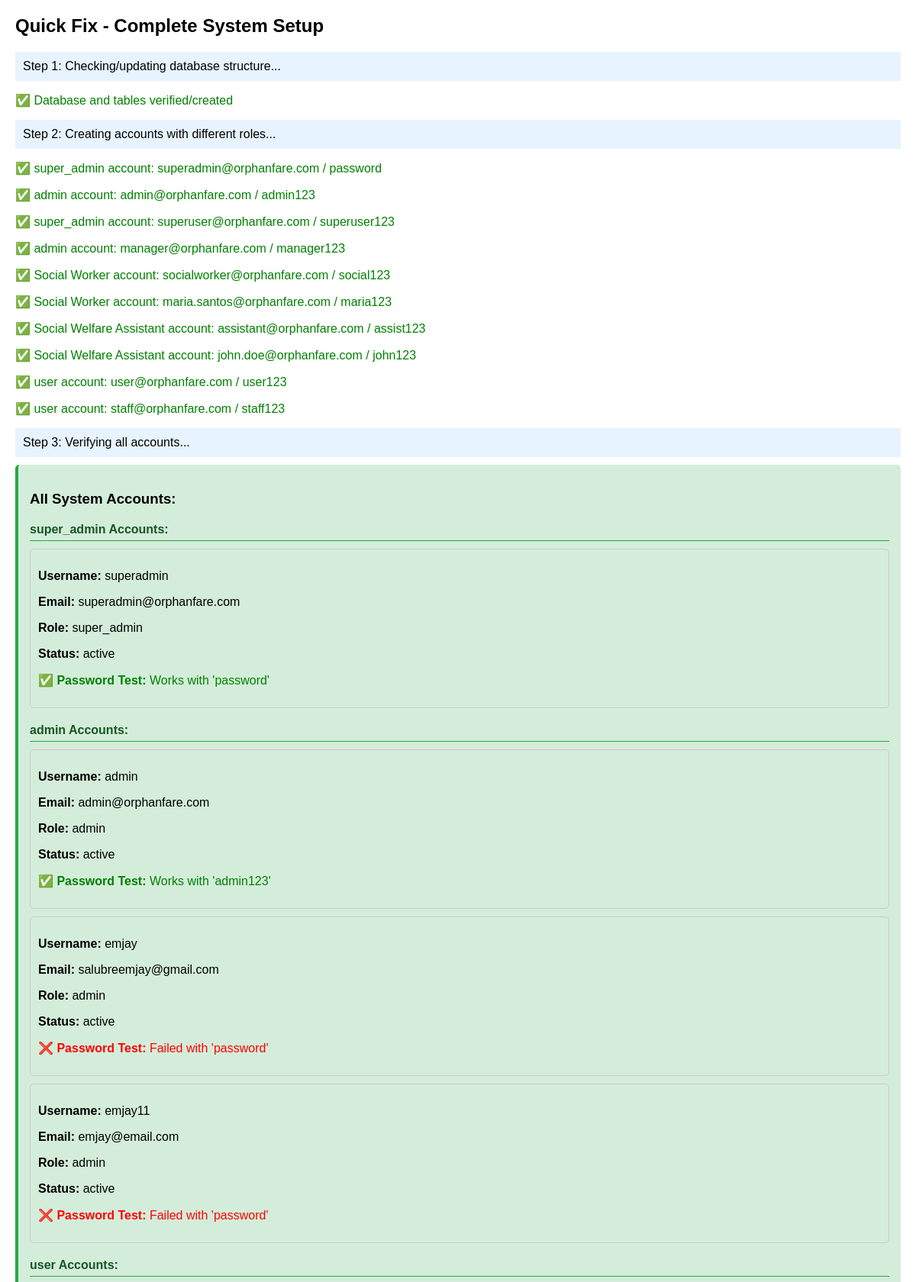
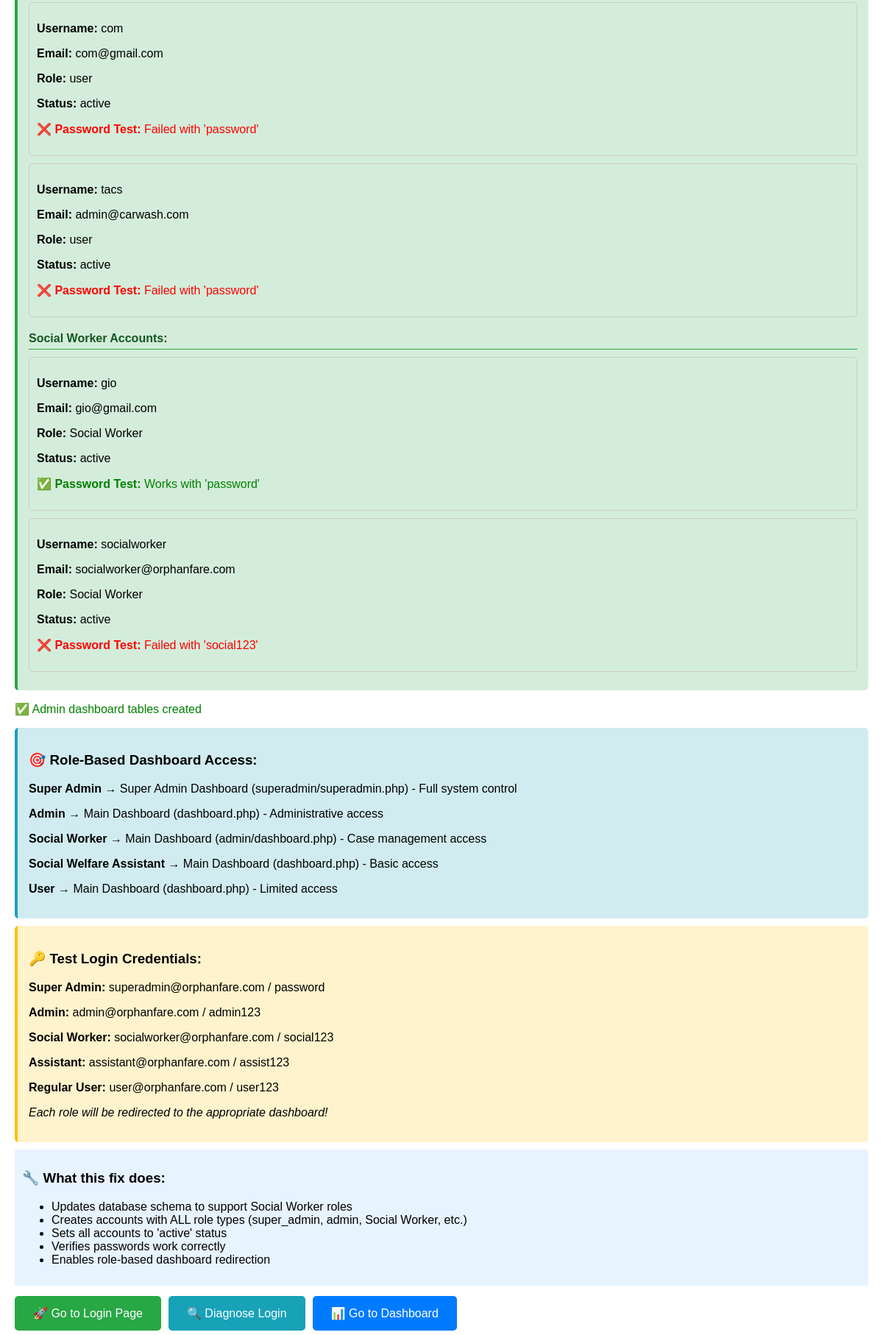
Page /quick_fix.php on the committed database (2 pictures, top to bottom).
### tables this page shows
CREATE TABLE `users` (
  `id` int(11) NOT NULL,
  `username` varchar(50) NOT NULL,
  `email` varchar(100) NOT NULL,
  `password` varchar(255) NOT NULL,
  `role` enum('super_admin','admin','user','Social Worker','Social Welfare Assistant') DEFAULT 'user',
  `status` enum('active','inactive','pending') DEFAULT 'pending',
  `created_at` timestamp NOT NULL DEFAULT current_timestamp(),
  `updated_at` timestamp NOT NULL DEFAULT current_timestamp() ON UPDATE current_timestamp(),
  `two_factor_secret` varchar(32) DEFAULT NULL,
  `two_factor_enabled` tinyint(1) DEFAULT 0,
  `two_factor_verified` tinyint(1) DEFAULT 0,
  `two_factor_backup_codes` text DEFAULT NULL,
  `last_login` timestamp NULL DEFAULT NULL,
  `last_password_change` timestamp NOT NULL DEFAULT current_timestamp(),
  `failed_attempts` int(11) DEFAULT 0,
  `account_locked` tinyint(1) DEFAULT 0,
  `is_active` tinyint(1) DEFAULT 1
);

### quick_fix.php (the view, shortened to what this page needs)
<?php
$servername = "localhost";
$username = "root";
$password = "";
$dbname = "orphanfare";
echo "<h2>Quick Fix - Complete System Setup</h2>";
$conn = new mysqli($servername, $username, $password, $dbname);
echo "<p class='info'>Step 1: Checking/updating database structure...</p>";
$setup_sql = "
CREATE DATABASE IF NOT EXISTS $dbname;
USE $dbname;
CREATE TABLE IF NOT EXISTS users (
    id INT AUTO_INCREMENT PRIMARY KEY,
    username VARCHAR(50) NOT NULL UNIQUE,
    email VARCHAR(100) NOT NULL UNIQUE,
    password VARCHAR(255) NOT NULL,
    role ENUM('super_admin', 'admin', 'user', 'Social Worker', 'Social Welfare Assistant') DEFAULT 'user',
    status ENUM('active', 'inactive', 'pending') DEFAULT 'pending',
    created_at TIMESTAMP DEFAULT CURRENT_TIMESTAMP,
    updated_at TIMESTAMP DEFAULT CURRENT_TIMESTAMP ON UPDATE CURRENT_TIMESTAMP
);
CREATE TABLE IF NOT EXISTS audit_logs (
    id INT AUTO_INCREMENT PRIMARY KEY,
    user_id INT NOT NULL,
    action VARCHAR(255) NOT NULL,
    description TEXT,
    ip_address VARCHAR(45),
    user_agent TEXT,
    created_at TIMESTAMP DEFAULT CURRENT_TIMESTAMP
);
";
if ($conn->multi_query($setup_sql)) {
    echo "<p class='success'>✅ Database and tables verified/created</p>";
}
echo "<p class='info'>Step 2: Creating accounts with different roles...</p>";
$accounts = [
    ['superadmin@orphanfare.com', 'superadmin', 'password', 'super_admin'],
    ['admin@orphanfare.com', 'admin', 'admin123', 'admin'],
    ['superuser@orphanfare.com', 'superuser', 'superuser123', 'super_admin'],
    ['manager@orphanfare.com', 'manager', 'manager123', 'admin'],
    ['socialworker@orphanfare.com', 'socialworker', 'social123', 'Social Worker'],
    ['maria.santos@orphanfare.com', 'mariasantos', 'maria123', 'Social Worker'],
    ['assistant@orphanfare.com', 'assistant', 'assist123', 'Social Welfare Assistant'],
    ['john.doe@orphanfare.com', 'johndoe', 'john123', 'Social Welfare Assistant'],
    ['user@orphanfare.com', 'regularuser', 'user123', 'user'],
    ['staff@orphanfare.com', 'staff', 'staff123', 'user']
];
foreach ($accounts as $account) {
    $email = $account[0];
    $username = $account[1];
    $password = $account[2];
    $role = $account[3];
    $password_hash = password_hash($password, PASSWORD_DEFAULT);
    $sql = "INSERT INTO users (username, email, password, role, status)
            VALUES (?, ?, ?, ?, 'active')
            ON DUPLICATE KEY UPDATE
            password = VALUES(password),
            role = VALUES(role),
            status = VALUES(status)";
    $stmt = $conn->prepare($sql);
    $stmt->bind_param("ssss", $username, $email, $password_hash, $role);
    if ($stmt->execute()) {
        echo "<p class='success'>✅ $role account: $email / $password</p>";
    } else {
        echo "<p class='error'>❌ Failed to create $email: " . $conn->error . "</p>";
    }
}
echo "<p class='info'>Step 3: Verifying all accounts...</p>";
$verify_sql = "SELECT username, email, password, role, status FROM users ORDER BY role, username";
$result = $conn->query($verify_sql);
if ($result->num_rows > 0) {
    echo "<div class='account-box'>";
    echo "<h3>All System Accounts:</h3>";
    $current_role = '';
    while ($user = $result->fetch_assoc()) {
        if ($user['role'] !== $current_role) {
            $current_role = $user['role'];
            echo "<h4 style='color: #155724; margin: 20px 0 10px 0; padding-bottom: 5px; border-bottom: 1px solid #28a745;'>$current_role Accounts:</h4>";
        }
        echo "<div style='border: 1px solid #ccc; padding: 10px; margin: 10px 0; border-radius: 5px;'>";
        echo "<p><strong>Username:</strong> " . $user['username'] . "</p>";
        echo "<p><strong>Email:</strong> " . $user['email'] . "</p>";
        echo "<p><strong>Role:</strong> " . $user['role'] . "</p>";
        echo "<p><strong>Status:</strong> " . $user['status'] . "</p>";
        $test_passwords = [
            'superadmin@orphanfare.com' => 'password',
            'admin@orphanfare.com' => 'admin123',
            'superuser@orphanfare.com' => 'superuser123',
            'manager@orphanfare.com' => 'manager123',
            'socialworker@orphanfare.com' => 'social123',
            'maria.santos@orphanfare.com' => 'maria123',
            'assistant@orphanfare.com' => 'assist123',
            'john.doe@orphanfare.com' => 'john123',
            'user@orphanfare.com' => 'user123',
            'staff@orphanfare.com' => 'staff123'
        ];
        $test_password = $test_passwords[$user['email']] ?? 'password';
        if (password_verify($test_password, $user['password'])) {
            echo "<p class='success'><strong>✅ Password Test:</strong> Works with '$test_password'</p>";
        } else {
            echo "<p class='error'><strong>❌ Password Test:</strong> Failed with '$test_password'</p>";
        }
        echo "</div>";
    }
    echo "</div>";
} else {
    echo "<p class='error'>❌ No accounts found in database!</p>";
}
$admin_tables_sql = "
USE $dbname;
CREATE TABLE IF NOT EXISTS children (
    id INT AUTO_INCREMENT PRIMARY KEY,
    child_id VARCHAR(20) UNIQUE,
    name VARCHAR(100) NOT NULL,
    status ENUM('In Care', 'Adopted', 'Reintegrated') DEFAULT 'In Care',
    created_at TIMESTAMP DEFAULT CURRENT_TIMESTAMP
);
CREATE TABLE IF NOT EXISTS cases (
    id INT AUTO_INCREMENT PRIMARY KEY,
    case_id VARCHAR(20) UNIQUE,
    status ENUM('Open', 'Closed', 'Under Investigation') DEFAULT 'Open',
    priority ENUM('urgent', 'high', 'medium', 'low') DEFAULT 'medium',
    created_at TIMESTAMP DEFAULT CURRENT_TIMESTAMP
);
INSERT IGNORE INTO children (child_id, name, status) VALUES
('CH-2024-001', 'Juan Dela Cruz', 'In Care'),
('CH-2024-002', 'Maria Santos', 'In Care'),
('CH-2024-003', 'Pedro Reyes', 'Adopted');
INSERT IGNORE INTO cases (case_id, status, priority) VALUES
('CS-2024-001', 'Open', 'urgent'),
('CS-2024-002', 'Under Investigation', 'high'),
('CS-2024-003', 'Open', 'medium');
";
if ($conn->multi_query($admin_tables_sql)) {
    echo "<p class='success'>✅ Admin dashboard tables created</p>";
}
echo "<div class='role-info'>";
echo "<h3>🎯 Role-Based Dashboard Access:</h3>";
echo "<p><strong>Super Admin</strong> → Super Admin Dashboard (superadmin/superadmin.php) - Full system control</p>";
echo "<p><strong>Admin</strong> → Main Dashboard (dashboard.php) - Administrative access</p>";
echo "<p><strong>Social Worker</strong> → Main Dashboard (admin/dashboard.php) - Case management access</p>";
echo "<p><strong>Social Welfare Assistant</strong> → Main Dashboard (dashboard.php) - Basic access</p>";
echo "<p><strong>User</strong> → Main Dashboard (dashboard.php) - Limited access</p>";
echo "</div>";
echo "<div class='demo-accounts'>";
echo "<h3>🔑 Test Login Credentials:</h3>";
echo "<p><strong>Super Admin:</strong> superadmin@orphanfare.com / password</p>";
echo "<p><strong>Admin:</strong> admin@orphanfare.com / admin123</p>";
echo "<p><strong>Social Worker:</strong> socialworker@orphanfare.com / social123</p>";
echo "<p><strong>Assistant:</strong> assistant@orphanfare.com / assist123</p>";
echo "<p><strong>Regular User:</strong> user@orphanfare.com / user123</p>";
echo "<p><em>Each role will be redirected to the appropriate dashboard!</em></p>";
echo "</div>";
echo "<div class='info'>";
echo "<h3>🔧 What this fix does:</h3>";
echo "<ul>";
echo "<li>Updates database schema to support Social Worker roles</li>";
echo "<li>Creates accounts with ALL role types (super_admin, admin, Social Worker, etc.)</li>";
echo "<li>Sets all accounts to 'active' status</li>";
echo "<li>Verifies passwords work correctly</li>";
echo "<li>Enables role-based dashboard redirection</li>";
echo "</ul>";
echo "</div>";
echo "<a href='login.php' style='background: #28a745; color: white; padding: 15px 25px; text-decoration: none; border-radius: 5px; font-size: 16px; margin-right: 10px;'>🚀 Go to Login Page</a>";
echo "<a href='diagnose_login.php' style='background: #17a2b8; color: white; padding: 15px 25px; text-decoration: none; border-radius: 5px; font-size: 16px; margin-right: 10px;'>🔍 Diagnose Login</a>";
echo "<a href='superadmin/superadmin.php' style='background: #007bff; color: white; padding: 15px 25px; text-decoration: none; border-radius: 5px; font-size: 16px;'>📊 Go to Dashboard</a>";
?>

### quick_fix.php (style rules this page uses)
.success { color: green; }
.error { color: red; }
.info { background: #e7f3ff; padding: 10px; margin: 10px 0; }
.account-box { background: #d4edda; padding: 15px; border-radius: 5px; margin: 10px 0; border-left: 4px solid #28a745; }
.demo-accounts { background: #fff3cd; padding: 15px; border-radius: 5px; margin: 10px 0; border-left: 4px solid #ffc107; }
.role-info { background: #d1ecf1; padding: 15px; border-radius: 5px; margin: 10px 0; border-left: 4px solid #17a2b8; }

### rows in the picture
users: role "super_admin", username "superadmin", email "superadmin@orphanfare.com", status "active", email "password"
users: role "admin", username "admin", email "admin@orphanfare.com", status "active", email "admin123"
users: username "emjay", email "salubreemjay@gmail.com", role "admin", status "active", email "password"
users: username "emjay11", email "emjay@email.com", role "admin", status "active", email "password"
users: role "user", username "com", email "com@gmail.com", status "active", email "password"
users: username "tacs", email "admin@carwash.com", role "user", status "active", email "password"
users: role "Social Worker", username "gio", email "gio@gmail.com", status "active", email "password"
users: username "socialworker", email "socialworker@orphanfare.com", role "Social Worker", status "active", email "social123"

### other values in the picture
$role "super_admin"
$email "superadmin@orphanfare.com"
$password "password"
$role "admin"
$email "admin@orphanfare.com"
$password "admin123"
$email "superuser@orphanfare.com"
$password "superuser123"
$email "manager@orphanfare.com"
$password "manager123"
$role "Social Worker"
$email "socialworker@orphanfare.com"
$password "social123"
$email "maria.santos@orphanfare.com"
$password "maria123"
